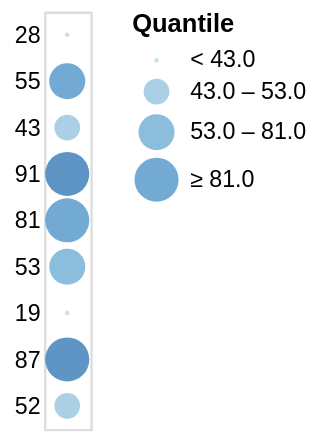

Source (Vega-Lite JSON):
### Vega specification from a JSON file in a GitHub repository (floating-point values rounded to 4 significant figures)
{"$schema": "https://vega.github.io/schema/vega/v6.json", "background": "white", "padding": 5, "width": 20, "style": "cell", "data": [{"name": "source_0", "values": [{"a": "A", "b": 28}, {"a": "B", "b": 55}, {"a": "C", "b": 43}, {"a": "D", "b": 91}, {"a": "E", "b": 81}, {"a": "F", "b": 53}, {"a": "G", "b": 19}, {"a": "H", "b": 87}, {"a": "I", "b": 52}]}, {"name": "data_0", "source": "source_0", "transform": [{"type": "filter", "expr": "isValid(datum[\"b\"]) && isFinite(+datum[\"b\"])"}]}], "signals": [{"name": "y_step", "value": 20}, {"name": "height", "update": "bandspace(domain('y').length, 1, 0.5) * y_step"}], "marks": [{"name": "marks", "type": "symbol", "style": ["circle"], "from": {"data": "data_0"}, "encode": {"update": {"opacity": {"value": 0.7}, "fill": {"scale": "color", "field": "b"}, "ariaRoleDescription": {"value": "circle"}, "description": {"signal": "\"b: \" + (isValid(datum[\"b\"]) ? isArray(datum[\"b\"]) ? join(datum[\"b\"], ' ') : datum[\"b\"] : \"\"+datum[\"b\"])"}, "x": {"signal": "width", "mult": 0.5}, "y": {"scale": "y", "field": "b"}, "size": {"scale": "size", "field": "b"}, "shape": {"value": "circle"}}}}], "scales": [{"name": "y", "type": "point", "domain": {"data": "data_0", "field": "b"}, "range": {"step": {"signal": "y_step"}}, "padding": 0.5}, {"name": "color", "type": "quantile", "domain": {"data": "data_0", "field": "b"}, "range": "ramp", "interpolate": "hcl"}, {"name": "size", "type": "quantile", "domain": {"data": "data_0", "field": "b"}, "range": {"signal": "sequence(4, 361 + (361 - 4) / (4 - 1), (361 - 4) / (4 - 1))"}}], "axes": [{"scale": "y", "orient": "left", "grid": false, "domain": false, "ticks": false, "zindex": 0}], "legends": [{"title": "Quantile", "fill": "color", "labelOverlap": "greedy", "symbolType": "circle", "encode": {"symbols": {"update": {"opacity": {"value": 0.7}}}}, "size": "size"}]}
